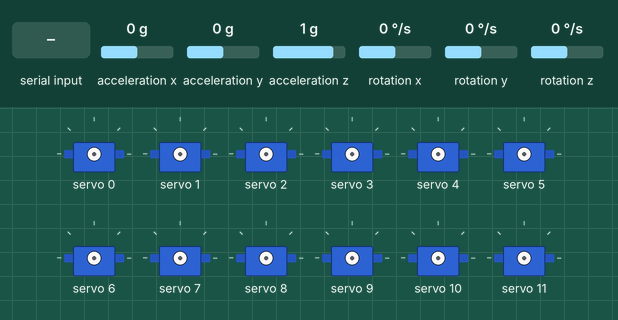
This sketch was run on a simulated Arduino Uno, built with avr-gcc and run on an emulated ATmega328P. Parts: 12 × servo. The inputs (shaded band) are chosen by the test bench; at power-on: acceleration x 0 g, acceleration y 0 g, acceleration z 1 g, rotation x 0 °/s, rotation y 0 °/s, rotation z 0 °/s. What the sketch prints to the serial monitor is not drawn.

Above: at 4.2 s.
4.3 s: "S,\n" received over Serial
5.8 s: "S,90\n" received over Serial
At 6.7 s:
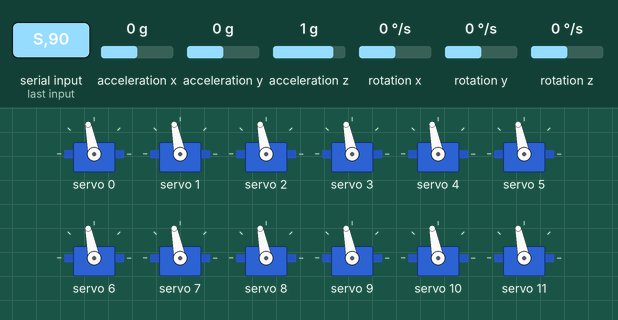
7.3 s: "S,,45\n" received over Serial
At 7.9 s:
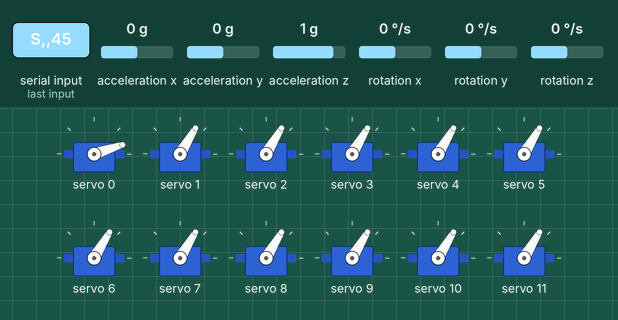
Timing chart, 0 to 10.3 s (numbered marks = the images above; inputs shaded):
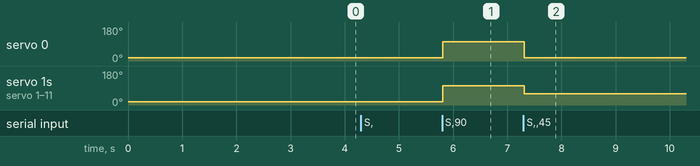

Measured:
- after the input at 5.8 s, servo 0–11: 18° → 101° at once
- after the input at 7.3 s, servo 0: 101° → 18° at once; servo 1–11: 101° → 59° at once

The sketch:

firmware.ino
```cpp
#include <Wire.h>
#include <Adafruit_PWMServoDriver.h>
#include <MPU6050_tockn.h>

// PCA9685 setup
Adafruit_PWMServoDriver pwm = Adafruit_PWMServoDriver();
#define SERVO_FREQ 50 // Analog servos run at ~50Hz

// IMU setup
MPU6050 mpu6050(Wire);

// Failsafe variables
unsigned long lastCommandTime = 0;
const unsigned long FAILSAFE_TIMEOUT = 2000; // 2 seconds
bool isFailsafe = false;

// Servo Pulse constants (Adjust based on your 20kg servos)
#define SERVOMIN  150 // Minimum pulse length count (out of 4096)
#define SERVOMAX  500 // Maximum pulse length count (out of 4096)

void setup() {
  Serial.begin(115200);
  Wire.begin();

  // Initialize PCA9685
  pwm.begin();
  pwm.setOscillatorFrequency(27000000);
  pwm.setPWMFreq(SERVO_FREQ);

  // Initialize IMU
  mpu6050.begin();
  mpu6050.calcGyroOffsets(true);

  delay(10);
  lastCommandTime = millis();
}

// Convert degrees (0-180) to PCA9685 pulse
int degToPulse(int deg) {
  return map(deg, 0, 180, SERVOMIN, SERVOMAX);
}

void enterFailsafe() {
  if (!isFailsafe) {
    // Move to "Sit" position (Example: all legs 90 or specific angles)
    for (int i = 0; i < 16; i++) {
      pwm.setPWM(i, 0, 4096); // This turns off the pulse to "detach"
    }
    isFailsafe = true;
  }
}

void loop() {
  // 1. Handle Serial Input from Raspberry Pi
  if (Serial.available() > 0) {
    String data = Serial.readStringUntil('\n');
    if (data.startsWith("S,")) {
      isFailsafe = false;
      lastCommandTime = millis();

      // Parse CSV: S,a1,a2,a3...a12
      int angles[12];
      int currentIndex = 0;
      int startPos = 2; // Skip "S,"

      for (int i = 0; i < 12; i++) {
        int commaPos = data.indexOf(',', startPos);
        if (commaPos != -1) {
          angles[i] = data.substring(startPos, commaPos).toInt();
          startPos = commaPos + 1;
        } else {
          angles[i] = data.substring(startPos).toInt();
        }

        // Write to PCA9685 (Channels 0-11)
        pwm.setPWM(i, 0, degToPulse(angles[i]));
      }
    }
  }

  // 2. Failsafe Logic
  if (millis() - lastCommandTime > FAILSAFE_TIMEOUT) {
    enterFailsafe();
  }

  // 3. Stream IMU Data to Pi (50Hz)
  static unsigned long lastIMUTime = 0;
  if (millis() - lastIMUTime > 20) {
    mpu6050.update();
    Serial.print("IMU,");
    Serial.print(mpu6050.getAngleX()); // Pitch
    Serial.print(",");
    Serial.println(mpu6050.getAngleY()); // Roll
    lastIMUTime = millis();
  }
}
```
